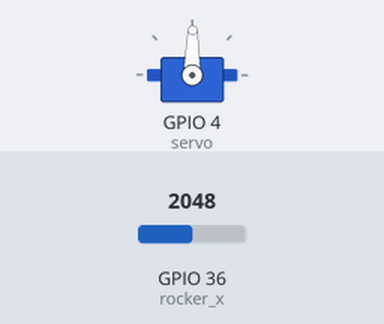
This program was run on a simulated ESP32 board running MicroPython. Parts: servo. The inputs (shaded band) are chosen by the test bench; at power-on: GPIO 36 (rocker_x) = 2048 (analog values on the 0–4095 scale). Servo angles are drawn from the pulse width (0.5 ms = 0°, 2.5 ms = 180°).

Above: at 1.2 s.
1.3 s: GPIO 36 (rocker_x) set to 2930
2.8 s: GPIO 36 (rocker_x) set to 3048
At 3.27 s:
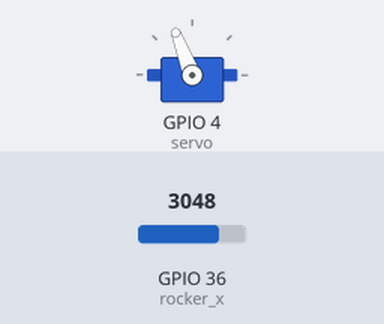
At 5.5 s:
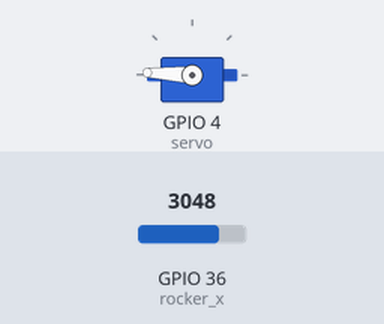
5.8 s: GPIO 36 (rocker_x) set to 1071
7.3 s: GPIO 36 (rocker_x) set to 958
At 11.5 s:
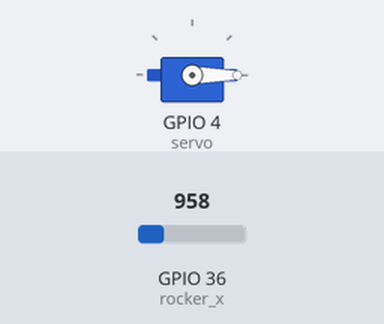
Timing chart, 0 to 13.0 s (numbered marks = the images above; inputs shaded):
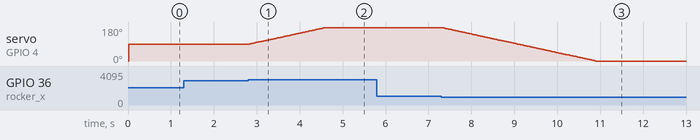

The program:

design_step_servo.py
```python
from machine import Pin, PWM, ADC
import time

rocker_x = ADC(Pin(36))
rocker_y = ADC(Pin(39))
rocker_x.atten(ADC.ATTN_11DB)
rocker_y.atten(ADC.ATTN_11DB)
button_z = Pin(26, Pin.IN, Pin.PULL_UP)
servo = PWM(Pin(4))
servo.freq(50)
servo.duty_u16(1638)

angle = 90
while True:
    if rocker_x.read() < 1000:
        angle = angle - 1
    elif rocker_x.read() > 3000:
        angle = angle + 1
    if angle < 0:
        angle = 0
    if angle > 180:
        angle = 180
    servo.duty_u16(1638 + angle * 6462 // 180)
    time.sleep_ms(20)
```

Measured:
- the behaviour switches between 3000 and 3001 on GPIO 36 (rocker_x) (found by bisection; images 0 and 1)
- the behaviour switches between 1000 and 999 on GPIO 36 (rocker_x) (found by bisection; images 2 and 3)
- after the input at 1.3 s, every drawn part: stays the same
- after the input at 2.8 s, servo on GPIO 4 (servo): moves from 89° to 177° over 1.8 s, starting at once
- after the input at 5.8 s, every drawn part: stays the same
- after the input at 7.3 s, servo on GPIO 4 (servo): moves from 177° to 0° over 3.6 s, starting at once
